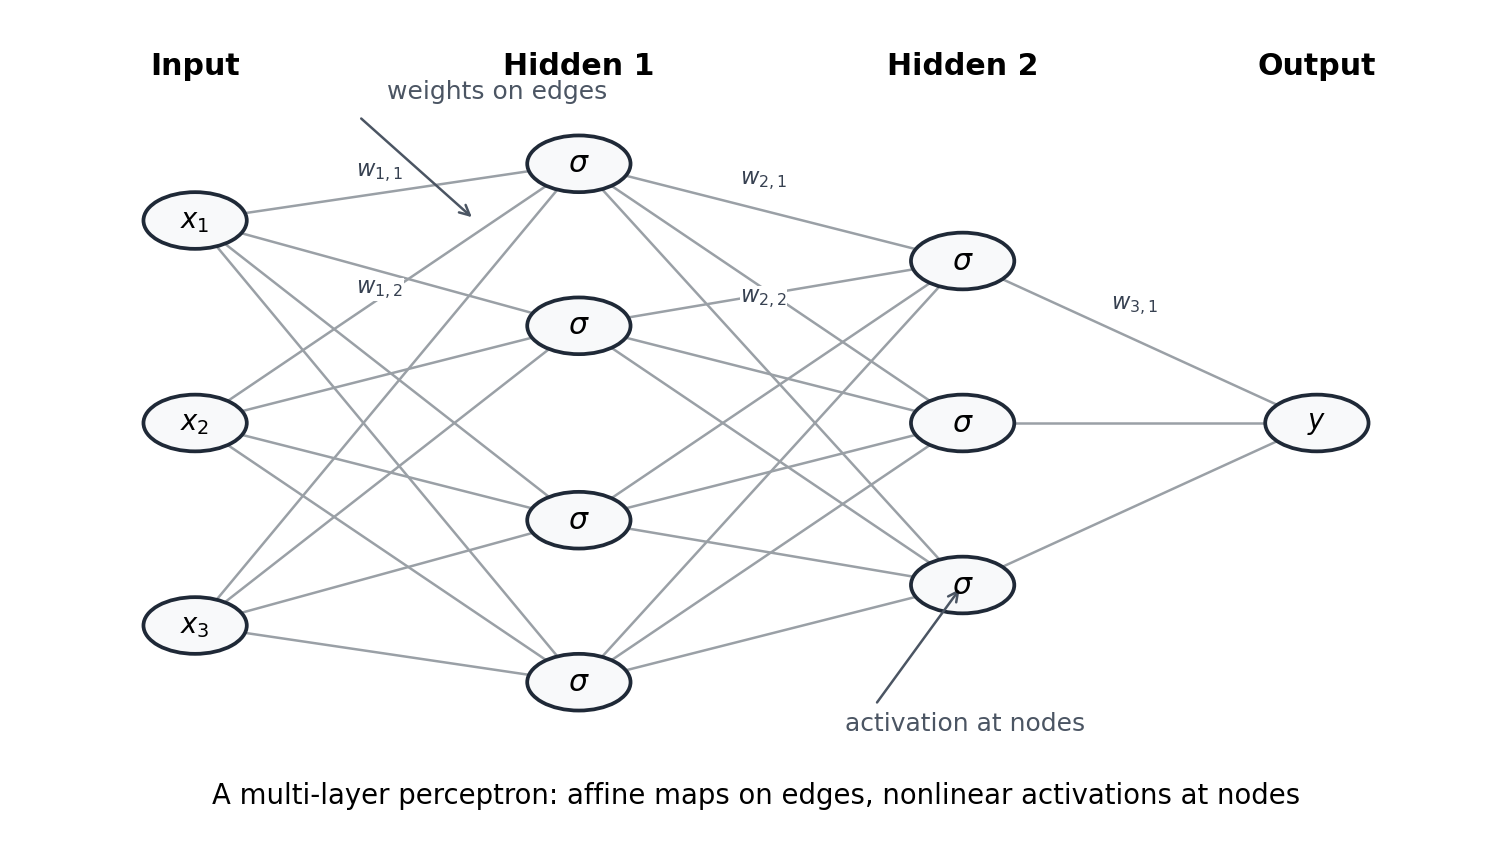

This chart was generated by the following Python code:
from pathlib import Path

import matplotlib.pyplot as plt


def main() -> None:
    out_path = Path(__file__).resolve().with_name("mlp_graph.png")

    fig, ax = plt.subplots(figsize=(8.5, 4.8))
    ax.set_xlim(0, 1)
    ax.set_ylim(0, 1)
    ax.axis("off")

    layers = [
        ("Input", 0.12, [0.75, 0.5, 0.25], ["$x_1$", "$x_2$", "$x_3$"]),
        ("Hidden 1", 0.38, [0.82, 0.62, 0.38, 0.18], ["", "", "", ""]),
        ("Hidden 2", 0.64, [0.7, 0.5, 0.3], ["", "", ""]),
        ("Output", 0.88, [0.5], ["$y$"]),
    ]

    radius = 0.035

    for i in range(len(layers) - 1):
        _, x0, ys0, _ = layers[i]
        _, x1, ys1, _ = layers[i + 1]
        for y0 in ys0:
            for y1 in ys1:
                ax.plot([x0, x1], [y0, y1], color="#9aa0a6", linewidth=1.0, zorder=1)

        # Add a few representative weight labels directly on edges.
        weight_pairs = list(zip(ys0[: min(2, len(ys0))], ys1[: min(2, len(ys1))]))
        for j, (y0, y1) in enumerate(weight_pairs, start=1):
            xm = 0.58 * x0 + 0.42 * x1
            ym = 0.58 * y0 + 0.42 * y1
            y_offset = 0.025
            if i == 0 and j == 2:
                y_offset = 0.11
            elif j == 2:
                y_offset = 0.08
            ax.text(
                xm,
                ym + y_offset,
                fr"$w_{{{i+1},{j}}}$",
                fontsize=9,
                color="#374151",
                bbox={"facecolor": "white", "edgecolor": "none", "pad": 0.2},
                zorder=2,
            )

    for name, x, ys, labels in layers:
        for y, label in zip(ys, labels):
            circle = plt.Circle((x, y), radius, facecolor="#f8f9fa", edgecolor="#1f2937", linewidth=1.5, zorder=3)
            ax.add_patch(circle)
            if label:
                ax.text(x, y, label, ha="center", va="center", fontsize=11, zorder=4)
            else:
                ax.text(x, y, "$\\sigma$", ha="center", va="center", fontsize=12, zorder=4)
        ax.text(x, 0.94, name, ha="center", va="center", fontsize=12, fontweight="bold")

    ax.text(0.25, 0.9, "weights on edges", color="#4b5563", fontsize=10)
    ax.annotate("", xy=(0.31, 0.75), xytext=(0.23, 0.88), arrowprops={"arrowstyle": "->", "color": "#4b5563"})

    ax.text(0.56, 0.12, "activation at nodes", color="#4b5563", fontsize=10)
    ax.annotate("", xy=(0.64, 0.3), xytext=(0.58, 0.15), arrowprops={"arrowstyle": "->", "color": "#4b5563"})

    ax.text(0.5, 0.03, "A multi-layer perceptron: affine maps on edges, nonlinear activations at nodes", ha="center", fontsize=11)

    fig.tight_layout()
    fig.savefig(out_path, dpi=180, bbox_inches="tight")


if __name__ == "__main__":
    main()
